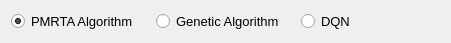
  <widget class="QWidget" name="horizontalLayoutWidget_5">
   <property name="geometry">
    <rect>
     <x>20</x>
     <y>660</y>
     <width>451</width>
     <height>41</height>
    </rect>
   </property>
   <property name="font">
    <font>
     <pointsize>10</pointsize>
    </font>
   </property>
   <layout class="QHBoxLayout" name="horizontalLayout_5">
    <item>
     <widget class="QRadioButton" name="prediction">
      <property name="font">
       <font>
        <pointsize>10</pointsize>
       </font>
      </property>
      <property name="focusPolicy">
       <enum>Qt::NoFocus</enum>
      </property>
      <property name="text">
       <string>PMRTA Algorithm</string>
      </property>
      <property name="checked">
       <bool>true</bool>
      </property>
     </widget>
    </item>
    <item>
     <widget class="QRadioButton" name="market_base">
      <property name="font">
       <font>
        <pointsize>10</pointsize>
       </font>
      </property>
      <property name="focusPolicy">
       <enum>Qt::NoFocus</enum>
      </property>
      <property name="layoutDirection">
       <enum>Qt::LeftToRight</enum>
      </property>
      <property name="text">
       <string>Genetic Algorithm</string>
      </property>
     </widget>
    </item>
    <item>
     <widget class="QRadioButton" name="DQN">
      <property name="font">
       <font>
        <pointsize>10</pointsize>
       </font>
      </property>
      <property name="text">
       <string>DQN</string>
      </property>
     </widget>
    </item>
   </layout>
  </widget>
